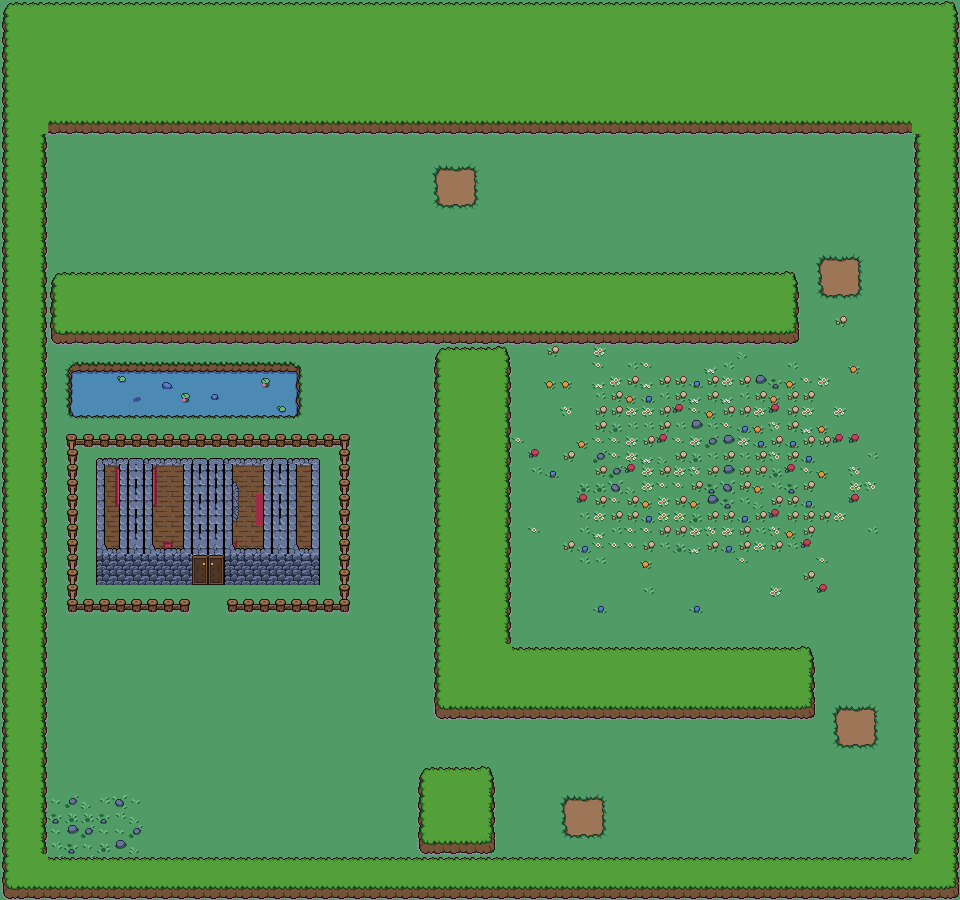

Below is a game level as drawn by its tile map, then a one-line description and the .tmx that defines it (tile-layer data replaced by summaries):
An orthogonal 60x60 tile map with 16x15 px tiles, 6 tile layers (Ground, Lily pads, Floor, Carpet, ...) and 28 objects.

<map version="1.10" tiledversion="1.10.2" orientation="orthogonal" renderorder="right-down" width="60" height="60" tilewidth="16" tileheight="15" infinite="0" nextlayerid="24" nextobjectid="168">
 <editorsettings>
  <export target="Demo.lua" format="lua" />
 </editorsettings>
 <tileset firstgid="1" name="tileset" tilewidth="16" tileheight="16" tilecount="336" columns="28">
  <image source="../tileset.png" width="448" height="192" />
 </tileset>
 <group id="19" name="Back">
  <layer id="1" name="Ground" width="60" height="60">
   <data>[3600 cells, 3600 non-empty, 35 distinct tile ids]</data>
  </layer>
  <layer id="11" name="Lily pads" width="60" height="60">
   <data>[3600 cells, 7 non-empty, 5 distinct tile ids]</data>
  </layer>
  <layer id="12" name="Floor" width="60" height="60">
   <data>[3600 cells, 112 non-empty, 1 distinct tile ids]</data>
  </layer>
  <layer id="13" name="Carpet" width="60" height="60">
   <data>[3600 cells, 28 non-empty, 25 distinct tile ids]</data>
  </layer>
 </group>
 <group id="18" name="Front">
  <layer id="3" name="Terrain" width="60" height="60">
   <data>[3600 cells, 1493 non-empty, 9 distinct tile ids]</data>
  </layer>
  <layer id="6" name="Builds" width="60" height="60">
   <data>[3600 cells, 175 non-empty, 27 distinct tile ids]</data>
  </layer>
 </group>
 <group id="23" name="Walls" visible="0">
  <objectgroup id="22" name="Doors">
   <object id="154" x="192" y="570" width="32" height="15" />
  </objectgroup>
  <objectgroup id="4" name="Walls">
   <object id="1" x="0" y="0" width="960" height="135" />
   <object id="2" x="912" y="0" width="48" height="900" />
   <object id="3" x="0" y="855" width="960" height="45" />
   <object id="4" x="0" y="0" width="48" height="900" />
   <object id="69" x="48" y="270" width="752" height="75" />
   <object id="70" x="432" y="345" width="80" height="375" />
   <object id="71" x="432" y="645" width="384" height="75" />
   <object id="72" x="416" y="765" width="80" height="90" />
   <object id="87" x="68" y="362" width="233" height="57" />
   <object id="158" x="96" y="458" width="96" height="128" />
   <object id="159" x="64" y="433" width="288" height="17" />
   <object id="160" x="62" y="435" width="18" height="180" />
   <object id="161" x="64" y="598" width="128" height="17" />
   <object id="162" x="224" y="598" width="128" height="17" />
   <object id="163" x="336" y="435" width="17" height="180" />
   <object id="165" x="192" y="458" width="32" height="98" />
   <object id="167" x="224" y="458" width="96" height="128" />
  </objectgroup>
 </group>
 <group id="20" name="Entities" visible="0">
  <objectgroup id="9" name="Player">
   <object id="60" x="160" y="180" width="16" height="45" />
  </objectgroup>
  <objectgroup id="15" name="Slime">
   <object id="78" x="432" y="210" width="16" height="15" />
   <object id="80" x="608" y="450" width="16" height="15" />
   <object id="81" x="752" y="465" width="16" height="15" />
   <object id="82" x="624" y="570" width="16" height="15" />
   <object id="83" x="752" y="570" width="16" height="15" />
  </objectgroup>
  <objectgroup id="17" name="Skeleton">
   <object id="84" x="688" y="495" width="16" height="30" />
   <object id="85" x="608" y="750" width="16" height="30" />
   <object id="86" x="672" y="795" width="16" height="30" />
   <object id="88" x="720" y="195" width="16" height="30" />
  </objectgroup>
 </group>
</map>